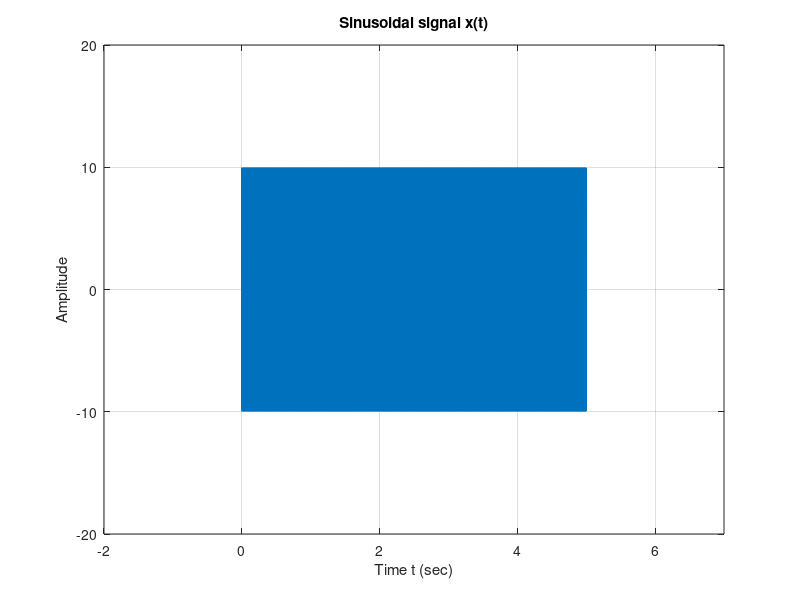

Here is the MATLAB script that generated this plot:
%
% Project 3, ECE315, Spring 2021
% Play a tone
%
% Created by Dai'zjon Carney
%
% clear the environment
clear ALL; % clear buffer
clf; % clear figure
%specify parameters
dur = 5.0; % duration
F = 440; % fundamental frequency of the tone

%Increasing the sps produces a lower tone while decreasing the sps makes a
%higher tone
sps = 30; % samples per period
A = 10; % amplitude
phase = pi/6; % phase
fs = 11025; % D−to−A conversion rate
% generate the signal
t = 0:(1/F/sps):dur; % the time index
x = A*cos(2*pi*F*t+phase); % the signal x(t)
% plot the signal
plot (t,x); % plot the signal
axis([-2 7 -20 20]);
title ('Sinusoidal signal x(t)');
xlabel ('Time t (sec)');
ylabel ('Amplitude');
grid on ;
% play the signal
sound(x , fs); % sound it out